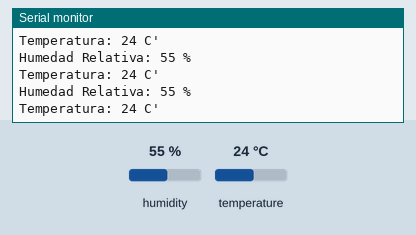
Recording of a sketch running on a simulated Arduino Uno, built with avr-gcc and run on an emulated ATmega328P. On the bench: the last lines printed to the serial monitor. The inputs (shaded band) are chosen by the test bench; at power-on: humidity 55 %, temperature 24 °C.

Above: at 2.8 s.
2.9 s: humidity set to 22 %
9.0 s: temperature set to 12 °C
At 10.0 s:
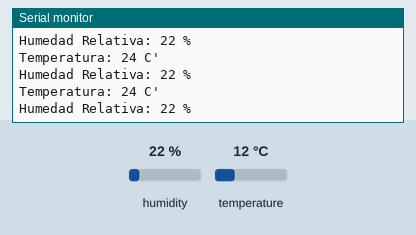
11.8 s: humidity set to 40 %
At 12.3 s:
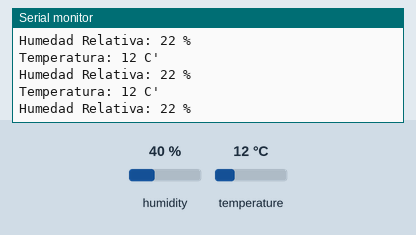
Timing chart, 0 to 14.8 s (numbered marks = the images above; inputs shaded):
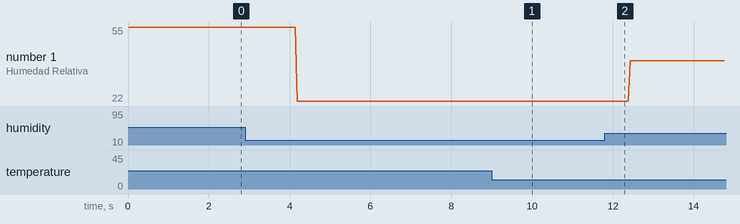

The sketch:

prueba_DHT11.ino
```cpp
#include "DHT.h"
#define DHTPIN 7
#define DHTTYPE DHT11
DHT dht(DHTPIN, DHTTYPE);

void setup() {
Serial.begin(9600);
dht.begin();
}
void loop() {
int h = dht.readHumidity();// Lee la humedad
int t= dht.readTemperature();//Lee la temperatura
//////////////////////////////////////////////////Humedad
Serial.print("Humedad Relativa: ");
Serial.print(h);//Escribe la humedad
Serial.println(" %");
///////////////////////////////////////////////////Temperatura
Serial.print("Temperatura: ");
Serial.print(t);//Escribe la temperatura
Serial.println(" C'");
//delay (150);
///////////////////////////////////////////////////
}
```

Measured:
- plotted number 1: 55 → 22 after the input at 2.9 s, 22 → 40 after the input at 11.8 s
